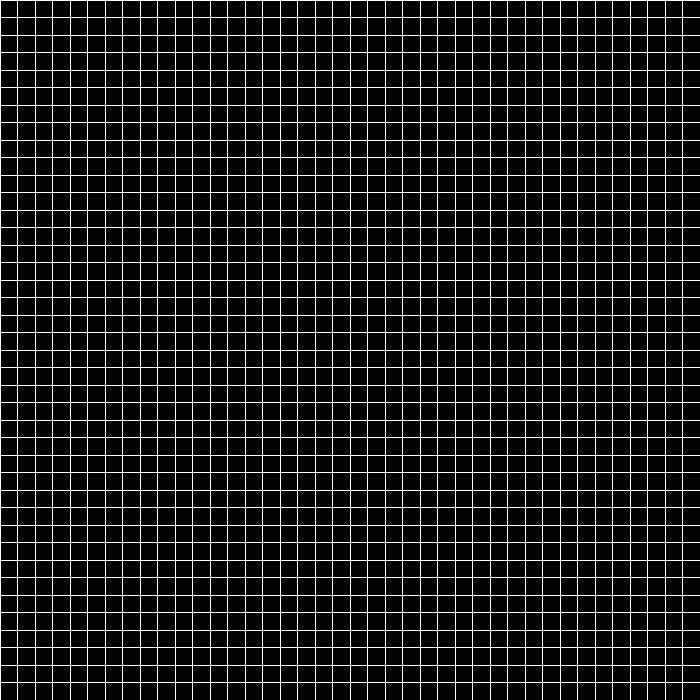
Frame 1 (no input)
Frame 60 (the mouse pressed at the canvas centre just before this capture): identical to frame 1, image omitted
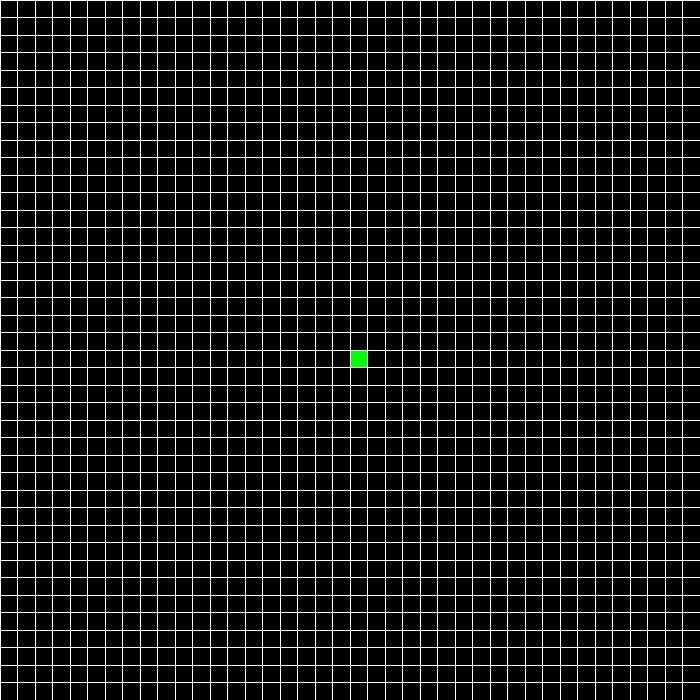
Frame 120 (the mouse held since frame 60 and released just before this capture)

The Processing sketch that drew these frames (run headless with seeded random() and noise(); from frame 60 on, the mouse is pressed at the canvas centre):

// Processing sketch: Game_of_Life
// ── Game_of_Life.pde
void setup()
{
  frameRate(30);
  size(700, 700);
  cellWidth = width / (float)colCount;
  cellHeight = height / (float)rowCount;
  
  //set every cell to be dead
  setBoard();

  updateBoard();
  
  selectCells();
}

void toggle(int row, int col, boolean alive)
{
  if (row >= 0 && col >= 0 && row <= rowCount && col <= colCount)
  {
    board[row][col] = alive;
  }
}

boolean dragged = false;
boolean pressed = false;
int state = 0;
int count = 0;
int rowCount = 40;
int colCount = 40;

float cellWidth;
float cellHeight;

boolean[][] board = new boolean [rowCount][colCount];
int[][] neighbourCount  = new int [rowCount][colCount];

void draw()
{
  if (state == 0)
  {
    selectCells();
  }
  
  else if (state == 1)
  {
    updateBoard();
  }
}

void updateBoard()
{ 
  stroke(255);
  
  for (int i = 0; i < rowCount; i++)
  {
    for(int j = 0; j < colCount; j++)
    {
      checkCells(i,j);
    }
  }
  
  for (int i = 0; i < rowCount; i++)
  {
    for(int j = 0; j < colCount; j++)
    {
      updateCells(i,j);
      if (board[i][j] == true)
      {
        fill(0,255,0);
        rect (i*cellWidth, j*cellHeight, cellWidth, cellHeight);
      }
      else
      {
        fill(0);
        rect (i*cellWidth, j*cellHeight, cellWidth, cellHeight);
      }
    }
  }
}

void setBoard()
{
  for (int i = 0; i < rowCount; i++)
  {
    for(int j = 0; j < colCount; j++)
    {
      if (i >= 0 && j >= 0 && i < rowCount && j < colCount)
      {
        board[i][j] = false;
      }
    }
  }
}

void updateCells(int i, int j)
{
  if (neighbourCount[i][j] <= 1)
  {
    toggle(i,j,false);
  }
  else if (neighbourCount[i][j] >= 4)
  {
    toggle(i,j,false);
  }
  else if ((neighbourCount[i][j] == 2 || neighbourCount[i][j] == 3) && board[i][j] == true)
  {
    toggle(i,j,true);
  }
  else if (neighbourCount[i][j] == 3 && board[i][j] == false)
  {
    toggle(i,j,true);
  }
}

int cellCount(int i, int j)
{
  count = 0;  
  
  //top left corner
  if (i == 0 && j == 0)
  {
    getCell(i, j+1);
    getCell(i+1, j);
    getCell(i+1, j+1);
  }
  //top row
  else if (i == 0 && j < rowCount-1)
  {
    getCell(i, j-1);
    getCell(i, j+1);
    getCell(i+1, j-1);
    getCell(i+1, j);
    getCell(i+1, j+1);
  }
  //most left column
  else if (j == 0 && i < colCount-1)
  {
    getCell(i, j+1);
    getCell(i-1, j);
    getCell(i+1, j);
    getCell(i+1, j+1);
    getCell(i-1, j+1);
  }
  //bottom left corner
  else if ( i == colCount-1 && j == 0)
  {
    getCell(i-1, j);
    getCell(i-1, j+1);
    getCell(i, j+1);
  }
  //most bottom row
  else if (i == colCount-1 && j < rowCount-1)
  {
    getCell(i, j-1);
    getCell(i, j+1);
    getCell(i-1, j);
    getCell(i-1, j+1);
    getCell(i-1, j-1);
  }
  
  //bottom right corner
  else if (i == colCount-1 && j == rowCount-1)
  {
    getCell(i-1, j-1);
    getCell(i-1, j);
    getCell(i, j-1);
  }
 //most right column
 else if (j == rowCount-1 && i > 0)
 {
   getCell(i-1, j);
   getCell(i+1, j);
   getCell(i, j-1);
   getCell(i+1, j-1);
   getCell(i-1, j-1);
 }
 //top right corner
 else if (i == 0 && j == rowCount-1)
 {
   getCell(i, j-1);
   getCell(i+1, j);
   getCell(i+1, j-1);
 }
 //any other cell
 else
 {
   getCell(i, j-1);
   getCell(i, j+1);
   getCell(i-1, j-1);
   getCell(i-1, j);
   getCell(i+1, j+1);
   getCell(i+1, j);
   getCell(i+1, j-1);  
   getCell(i-1, j+1);
 }
 
 return count;
}

void checkCells(int i, int j)
{
    int count = cellCount(i,j);
    neighbourCount[i][j] = count; 
}

void getCell(int i, int j)
{
  if(board[i][j] == true)
  {
    count++;
  }
}

void randomise()
{
  for (int i = 0; i < rowCount; i++)
  {
    for(int j = 0; j < colCount; j++)
    {
      if (random(0.0f, 1.0f) > 0.5f)
      {
        toggle(i,j,true);
      }
    }
  }
}

void selectCells()
{
  if (pressed == true)
  {
    int i = (int)(mouseX / cellWidth);
    int j = (int)(mouseY / cellHeight);

    if (i >= 0 && i < rowCount && j >= 0 && j < colCount)
    {
     if (board[i][j] == false)
     {
       toggle(i,j,true);
       fill(0,255,0);
       rect (i*cellWidth, j*cellHeight, cellWidth, cellHeight);
     }
     else if(board[i][j] == true)
     {
       toggle(i,j,false);
       fill(0);
       rect (i*cellWidth, j*cellHeight, cellWidth, cellHeight);
     }
     
    }
    pressed = false;
  }
  
  if (dragged == true)
  {
    int i = (int)(mouseX / cellWidth);
    int j = (int)(mouseY / cellHeight);
    
    if (i >= 0 && i < rowCount && j >= 0 && j < colCount)
    {
     if (board[i][j] == false)
     {
       toggle(i,j,true);
       fill(0,255,0);
       rect (i*cellWidth, j*cellHeight, cellWidth, cellHeight);
     }
    }
    dragged = false;
  }
}

void mousePressed() 
{
  if ((mouseX >= 0 && mouseY >= 0 && mouseX <= width && mouseY <= height) && state == 0)
  {
    pressed = true;
  }
}

void mouseDragged() 
{
  if ((mouseX >= 0 && mouseY >= 0 && mouseX <= width && mouseY <= height) && state == 0)
  {
    dragged = true;
  }
}


void keyPressed()
{
  if (key == ' ' && state == 0)
  {
    state = 1;
  }
  
  else if (key == ' ' && state == 1)
  {
    state = 0;
  }
  
  else if(key == 'c' || key == 'C')
  {
    setBoard();
    updateBoard();
    state = 0;
    selectCells();
  }
  else if(key == 'r' || key == 'R')
  {
    setBoard();
    updateBoard();
    randomise();
    state = 1;
  }
}
